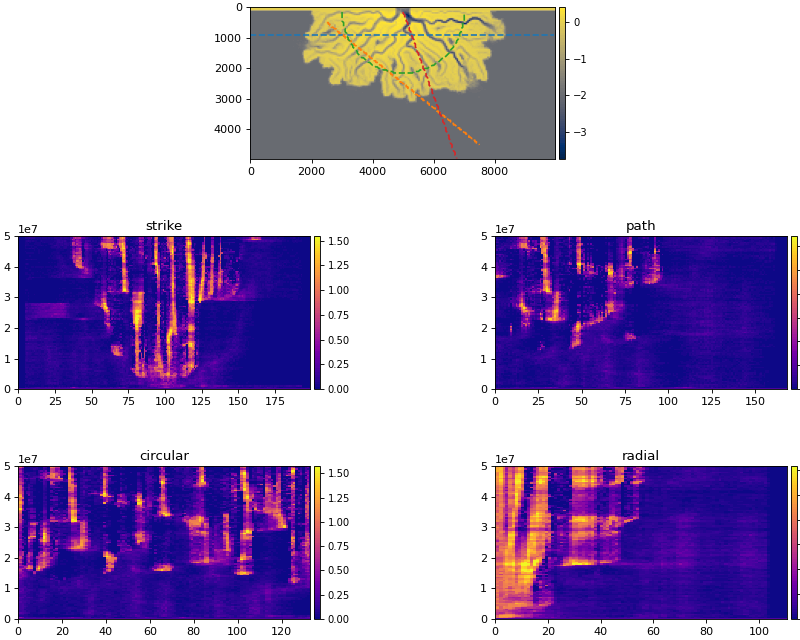

Write the Python code that produced this figure.
import matplotlib.gridspec as gs

golfcube = dm.sample_data.golf()
golfcube.stratigraphy_from('eta')
golfcube.register_section('demo', dm.section.StrikeSection(y=10))

_strike = dm.section.StrikeSection(golfcube, y=18)
__path = np.column_stack((np.linspace(50, 150, num=4000, dtype=int),
                          np.linspace(10, 90, num=4000, dtype=int)))
_path = dm.section.PathSection(golfcube, path=__path)
_circular = dm.section.CircularSection(golfcube, radius=40)
_rad = dm.section.RadialSection(golfcube, azimuth=70)

fig = plt.figure(constrained_layout=True, figsize=(10, 8))
spec = gs.GridSpec(ncols=2, nrows=3, figure=fig, wspace=0.2, hspace=0.2)
ax0 = fig.add_subplot(spec[0, :])
axs = [fig.add_subplot(spec[i, j]) for i, j in zip(
    np.repeat(np.arange(1, 3), 2), np.tile(np.arange(2), (3,)))]

golfcube.show_plan('eta', t=-1, ax=ax0, ticks=True)
for i, s in enumerate([_strike, _path, _circular, _rad]):
    s.show_trace('--', ax=ax0)
    s.show('velocity', ax=axs[i])
    axs[i].set_title(s.section_type)
